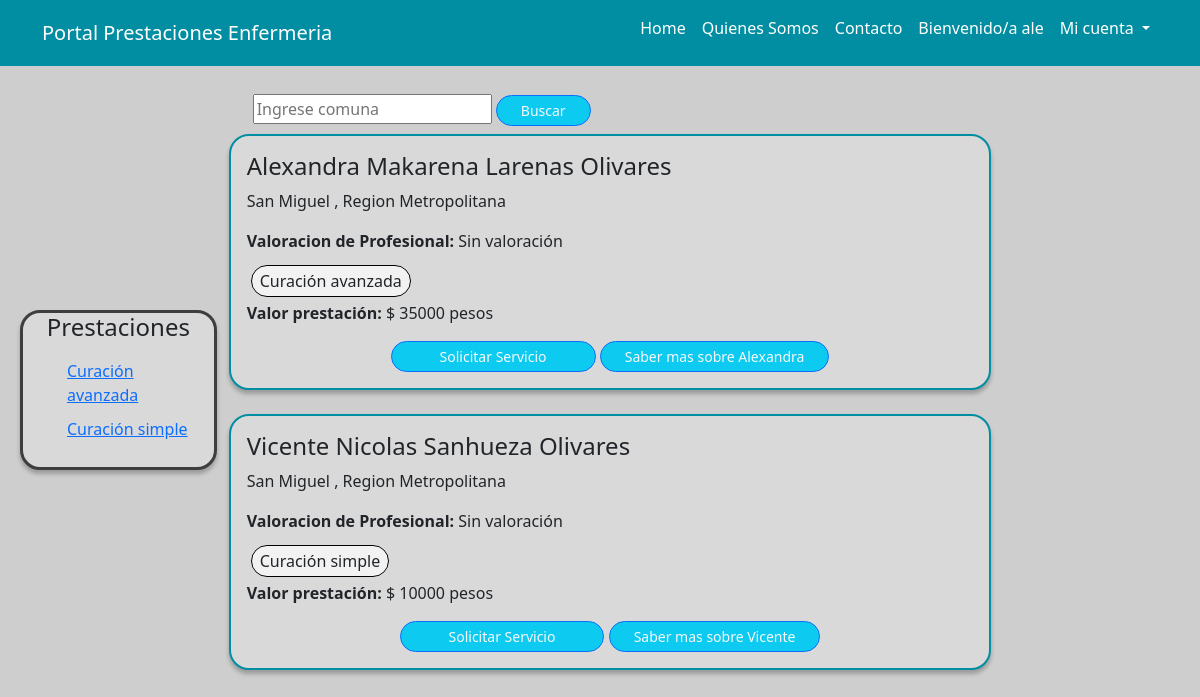
The app's page / (signed in) with its own data.
### core/models.py (models this page shows, shortened)
class Profesional(models.Model):
    user = models.OneToOneField(User, null=True, on_delete=models.CASCADE)
    rut_profesional = models.CharField(primary_key=True, max_length=10)
    primer_nombre = models.CharField(max_length=50, blank=True, null=True)
    segundo_nombre = models.CharField(max_length=50, blank=True, null=True)
    primer_apellido = models.CharField(max_length=50, blank=True, null=True)
    segundo_apellido = models.CharField(max_length=50, blank=True, null=True)
    region = models.ForeignKey('Region',blank=True, null=True, db_column='id_region', on_delete=models.CASCADE)
    comuna = models.ForeignKey('Comuna', blank=True, null=True, db_column='id_comuna', on_delete=models.CASCADE)
    prestacion = models.ForeignKey('Prestacion',blank=True, null=True, db_column='id_prestacion', on_delete=models.CASCADE)
    valor = models.DecimalField(max_digits=12, decimal_places=0, blank=True, null=True)
    correo_electronico = models.CharField(max_length=50, blank=True, null=True)
    numero_sis = models.DecimalField(max_digits=15, decimal_places=0, blank=True, null=True)
    telefono = models.DecimalField(max_digits=12, decimal_places=0, blank=True, null=True)
    descripcion = models.TextField(max_length=500, blank=True, null=True)

class Prestacion(models.Model):
    comuna = models.ForeignKey(Comuna, models.DO_NOTHING, db_column='id_comuna')
    nombre = models.CharField(max_length=50, blank=True, null=True)
    def __str__(self):
         return f'{self.nombre}'

class Comuna(models.Model):
    region = models.ForeignKey('Region', db_column='id_region', on_delete=models.CASCADE)
    nombre = models.CharField(max_length=50, blank=True, null=True)
    def __str__(self):
         return f'{self.nombre}'

class Region(models.Model):
    nombre = models.CharField(max_length=50, blank=True, null=True)
    def __str__(self):
         return f'{self.nombre}'

### core/views.py (the view)
# urls.py: path("", home, name = "home"),
def home(request):
    profesionales = Profesional.objects.all()
    data = {
        'profesionales':profesionales
    }
    return render (request, "core/home.html", data)

### core/templates/core/home.html (shortened to what this page needs)
{% extends "core/base_generic.html" %}
{% load static %}
{% block content %}
    <body class ="body1">
	<nav class="navbar  navbar-expand-lg navbar-dark">
        <div class="container">
            <a class="navbar-brand" href="{% url 'home' %}">Portal Prestaciones Enfermeria</a>
            <div class="collapse navbar-collapse" id="navbarSupportedContent">
                <ul class="navbar-nav ms-auto mb-2 mb-lg-0">
                    <li class="nav-item">
                        <a class="nav-link active" aria-current="page" href="{% url 'home' %}">Home</a>
                    </li>
                    <li class="nav-item">
                        <a class="nav-link active" aria-current="page" href="">Quienes Somos</a>
                    </li>
                    <li class="nav-item">
                        <a class="nav-link active" aria-current="page" href="{% url 'contacto' %}">Contacto</a>
                    </li>
                    {% if user.is_authenticated %}
                    <li class="nav-item">
                        <a class="nav-link active" aria-current="page">Bienvenido/a {{user.username}}</a>
                    </li>
                    {% endif %}
                    <li class="nav-item dropdown">
						<a class="nav-link active dropdown-toggle a1 " href="#" id="navbarDropdown" role="button" data-bs-toggle="dropdown" aria-expanded="false">
						  Mi cuenta
						</a>
					  </li>
                </ul>
            </div>
        </div>
    </nav>
	<div class="container-fluid">
	  <section class="row col contenedor-main align-items-center home-section">
		<aside class="col-md-2 filters">
		  <h4 class="list-tittle">Prestaciones</h4>
		  <ul>
            {% for p in profesionales %}
            <li>
                <a href="">{{p.prestacion}}</a>
              </li>
            {% endfor %}
		  </ul>
		</aside>
		<div class="col-md-8 post-section">
      <div class="container center">
        <form class="form-inline my-2 col-md-8 mr-4" action="{% url 'search' %}">
          <input class"form-control mr-sm-2" name="busqueda" type"search" placeholder="Ingrese comuna" aria-label="search">
          <button type="submit" class="btn btn-info btn-outline-primary btn-sm rounded-pill text-light px-4">Buscar</button>
        </form>
      </div>
            {% for p in profesionales %}
		  <div class="post p-3">
			<h4>{{p.primer_nombre}} {{p.segundo_nombre}}  {{p.primer_apellido}}  {{p.segundo_apellido}}</h4>
			<p>{{p.comuna}} , {{p.region}}</p>
			<p><strong>Valoracion de Profesional: </strong>Sin valoración</p>
			<div class="my-2">
			  <span class="prestaciones-pro p-1 px-2 mx-1">{{p.prestacion}}</span>
			</div>
      <p><strong>Valor prestación:</strong> $ {{p.valor}} pesos </p>
			<div class="text-center">
				<button type="button" class="btn btn-info btn-outline-primary btn-sm rounded-pill text-light px-5">Solicitar Servicio</button>
                <a href="{{ p.rut_profesional }}">
                    <button type="button" class="btn btn-info btn-outline-primary btn-sm rounded-pill text-light px-4">Saber mas sobre {{p.primer_nombre}}</button>
                  </a>
            </div>
		  </div>
          <br>
          {% endfor %}
		</div>
	  </section>
	</body>
{% endblock %}

### core/static/core/css/style.css (style rules this page uses)
body { background: linear-gradient(107.85deg, #3FBF80 0%, #567C90 52.31%, #7032A2 100.43%); mix-blend-mode: normal; background-attachment: fixed; }
html { height: 100%; }
body { font-family: 'Varela', sans-serif; font-size: 14px; line-height: 1.5; color: #333; min-height: 100%; position: relative; width:100%; height:100%; }
a { color: #e1e1e1; }
.navbar { background: #018EA2; }
.body1 { background: #CECECE; }
.filters { background: #D9D9D9; border: 3px solid #3D3E3E; box-shadow: 0px 4px 4px rgba(0, 0, 0, 0.25); border-radius: 20px; }
.home-section { padding-top: 20px; padding-left: 20px; }
li { list-style: none; padding-bottom: 10px; text-align: start; }
.a1 { text-decoration: none; }
.list-tittle { padding-bottom: 10px; text-align: center; }
.post { background: #D9D9D9; border: 2px solid #018EA2; box-shadow: 0px 4px 4px rgba(0, 0, 0, 0.25); border-radius: 20px; align-items: right; }
.post-section { padding-left: 30px; }
.prestaciones-pro { background: #F2F2F2; border: 1px solid #000000; border-radius: 20px; }

### records on screen
Profesional: prestacion "Curación avanzada", primer_nombre "Alexandra", segundo_nombre "Makarena", primer_apellido "Larenas", segundo_apellido "Olivares", comuna "San Miguel", region "Region Metropolitana", valor "35000"
Profesional: prestacion "Curación simple", primer_nombre "Vicente", segundo_nombre "Nicolas", primer_apellido "Sanhueza", segundo_apellido "Olivares", comuna "San Miguel", region "Region Metropolitana", valor "10000"

### other values on screen
{{ user.username }} "ale"
